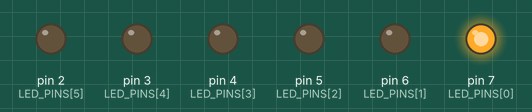
A sketch run on a simulated Arduino Uno, built with avr-gcc and run on an emulated ATmega328P. On the bench: output pins drawn as LEDs (lit = HIGH).

Above: at 0.2 s.
At 1.4 s:
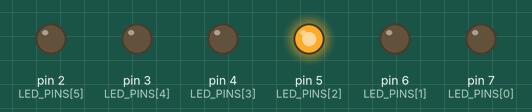
At 2.0 s:
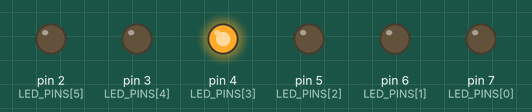
At 2.6 s:
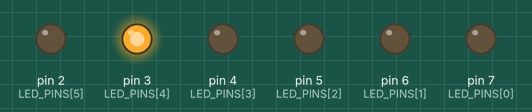
At 4.4 s:
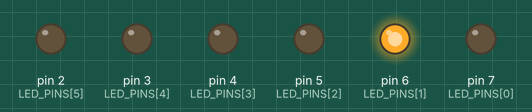
At 6.8 s:
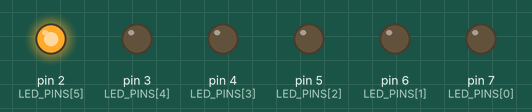
Timing chart, 0 to 8.3 s (numbered marks = the images above):
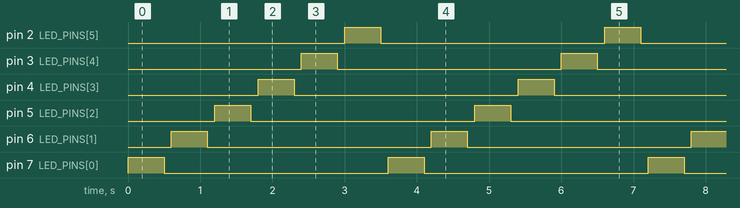

The sketch:

sketch.ino
```cpp
// ЛР №1. Гірлянда: 6 світлодіодів вмикаються по черзі
const int LED_PINS[] = {7, 6, 5, 4, 3, 2};  // зліва направо
const int LED_COUNT = 6;

const unsigned long T_ON  = 500;  // мс: світлодіод горить
const unsigned long T_GAP = 100;  // мс: пауза між ними

void setup() {
  for (int i = 0; i < LED_COUNT; i++) {
    pinMode(LED_PINS[i], OUTPUT);
  }
}

void loop() {
  for (int i = 0; i < LED_COUNT; i++) {
    digitalWrite(LED_PINS[i], HIGH);  // вмикаємо i-й
    delay(T_ON);
    digitalWrite(LED_PINS[i], LOW);   // вимикаємо
    delay(T_GAP);
  }
  // після шостого loop() починає знову з першого
}
```

Measured:
- by itself, pin 2 (LED_PINS[5]), pin 3 (LED_PINS[4]), pin 4 (LED_PINS[3]), pin 5 (LED_PINS[2]), pin 6 (LED_PINS[1]), pin 7 (LED_PINS[0]): alternates HIGH for 0.50 s and LOW for 3.1 s
- by itself, everything shown: repeats every 3.6 s, in 12 steps
